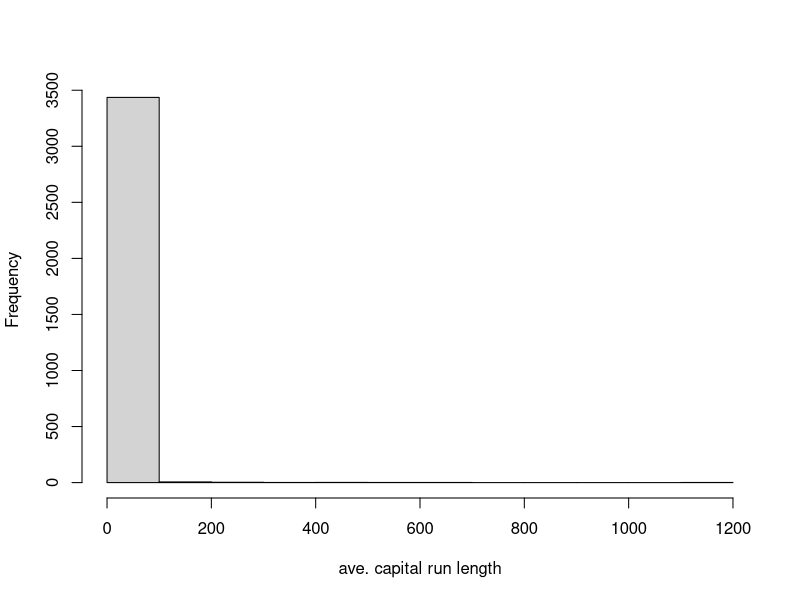
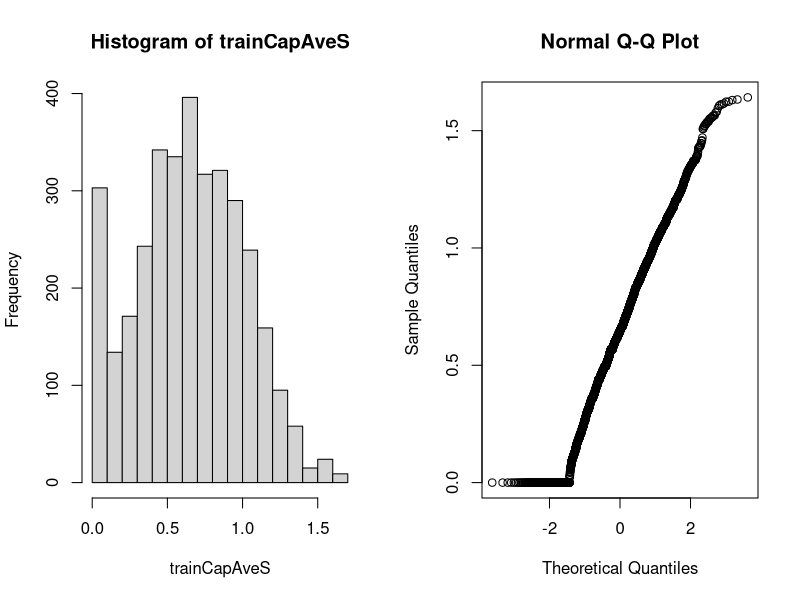

Write the R code that produced these figures, in order.
## ---- chunk 1

library(caret); library(kernlab); data(spam)
inTrain <- createDataPartition(y=spam$type,
                              p=0.75, list=FALSE)
training <- spam[inTrain,]
testing <- spam[-inTrain,]
hist(training$capitalAve,main="",xlab="ave. capital run length")
## ---- chunk 2
mean(training$capitalAve)
## ---- chunk 3
sd(training$capitalAve)
## ---- chunk 4
trainCapAve <- training$capitalAve
trainCapAveS <- (trainCapAve - mean(trainCapAve))/sd(trainCapAve)
mean(trainCapAveS)
## ---- chunk 5
sd(trainCapAveS)
## ---- chunk 6
testCapAve <- testing$capitalAve
testCapAveS <- (testCapAve - mean(trainCapAve))/sd(trainCapAve)
mean(testCapAveS)
## ---- chunk 7
sd(testCapAveS)
## ---- chunk 8
preObj <- preProcess(training[,-58], method=c("center", "scale"))
trainCapAveS <- predict(preObj, training[,-58])$capitalAve
mean(trainCapAveS)
## ---- chunk 9
sd(trainCapAveS)
## ---- chunk 10
testCapAveS <- predict(preObj, testing[,-58])$capitalAve
mean(testCapAveS)
## ---- chunk 11
sd(testCapAveS)
## ---- chunk 12
set.seed(32343)
modelFit <- train(type~., data=training,
                  preProcess=c("center", "scale"), method = "glm")
modelFit
## ---- chunk 13
preObj <- preProcess(training[,-58], method=c("BoxCox"))
trainCapAveS <- predict(preObj, training[,-58])$capitalAve
par(mfrow=c(1,2)); hist(trainCapAveS); qqnorm(trainCapAveS)
## ---- chunk 14
set.seed(13343)

#make some values NA
training$capAve <- training$capitalAve
selectNA <- rbinom(dim(training)[1], size = 1, prob = .05) ==1
training$capAve[selectNA] <- NA

#Impute and standardize
preObj <- preProcess(training[,-58], method="knnImpute")
capAve <- predict(preObj, training[,-58])$capAve

#Standardize true values
capAveTruth <- training$capitalAve
capAveTruth <- (capAveTruth - mean(capAveTruth))/sd(capAveTruth)
